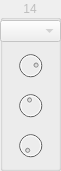
   <widget class="QGroupBox" name="step_14">
    <property name="enabled">
     <bool>false</bool>
    </property>
    <property name="geometry">
     <rect>
      <x>910</x>
      <y>70</y>
      <width>61</width>
      <height>171</height>
     </rect>
    </property>
    <property name="title">
     <string>14</string>
    </property>
    <property name="alignment">
     <set>Qt::AlignCenter</set>
    </property>
    <property name="flat">
     <bool>false</bool>
    </property>
    <property name="checkable">
     <bool>false</bool>
    </property>
    <property name="checked">
     <bool>false</bool>
    </property>
    <widget class="DialKnob" name="ctrl_14">
     <property name="geometry">
      <rect>
       <x>0</x>
       <y>130</y>
       <width>61</width>
       <height>31</height>
      </rect>
     </property>
     <property name="sizePolicy">
      <sizepolicy hsizetype="Fixed" vsizetype="Fixed">
       <horstretch>0</horstretch>
       <verstretch>0</verstretch>
      </sizepolicy>
     </property>
     <property name="minimumSize">
      <size>
       <width>0</width>
       <height>0</height>
      </size>
     </property>
     <property name="maximumSize">
      <size>
       <width>16777215</width>
       <height>16777215</height>
      </size>
     </property>
     <property name="minimum">
      <number>0</number>
     </property>
     <property name="maximum">
      <number>127</number>
     </property>
     <property name="value">
      <number>0</number>
     </property>
     <property name="wrapping">
      <bool>false</bool>
     </property>
     <property name="notchTarget">
      <double>8.000000000000000</double>
     </property>
     <property name="notchesVisible">
      <bool>false</bool>
     </property>
    </widget>
    <widget class="DialKnob" name="velocity_14">
     <property name="geometry">
      <rect>
       <x>0</x>
       <y>50</y>
       <width>61</width>
       <height>31</height>
      </rect>
     </property>
     <property name="sizePolicy">
      <sizepolicy hsizetype="Fixed" vsizetype="Fixed">
       <horstretch>0</horstretch>
       <verstretch>0</verstretch>
      </sizepolicy>
     </property>
     <property name="minimumSize">
      <size>
       <width>0</width>
       <height>0</height>
      </size>
     </property>
     <property name="maximumSize">
      <size>
       <width>16777215</width>
       <height>16777215</height>
      </size>
     </property>
     <property name="minimum">
      <number>0</number>
     </property>
     <property name="maximum">
      <number>127</number>
     </property>
     <property name="value">
      <number>100</number>
     </property>
     <property name="wrapping">
      <bool>false</bool>
     </property>
     <property name="notchTarget">
      <double>8.000000000000000</double>
     </property>
     <property name="notchesVisible">
      <bool>false</bool>
     </property>
    </widget>
    <widget class="DialKnob" name="gate_14">
     <property name="geometry">
      <rect>
       <x>0</x>
       <y>90</y>
       <width>61</width>
       <height>31</height>
      </rect>
     </property>
     <property name="sizePolicy">
      <sizepolicy hsizetype="Fixed" vsizetype="Fixed">
       <horstretch>0</horstretch>
       <verstretch>0</verstretch>
      </sizepolicy>
     </property>
     <property name="minimumSize">
      <size>
       <width>0</width>
       <height>0</height>
      </size>
     </property>
     <property name="maximumSize">
      <size>
       <width>16777215</width>
       <height>16777215</height>
      </size>
     </property>
     <property name="minimum">
      <number>1</number>
     </property>
     <property name="maximum">
      <number>200</number>
     </property>
     <property name="value">
      <number>94</number>
     </property>
     <property name="wrapping">
      <bool>false</bool>
     </property>
     <property name="notchTarget">
      <double>8.000000000000000</double>
     </property>
     <property name="notchesVisible">
      <bool>false</bool>
     </property>
    </widget>
    <widget class="ComboPicker" name="note_14">
     <property name="geometry">
      <rect>
       <x>0</x>
       <y>20</y>
       <width>61</width>
       <height>22</height>
      </rect>
     </property>
    </widget>
   </widget>
